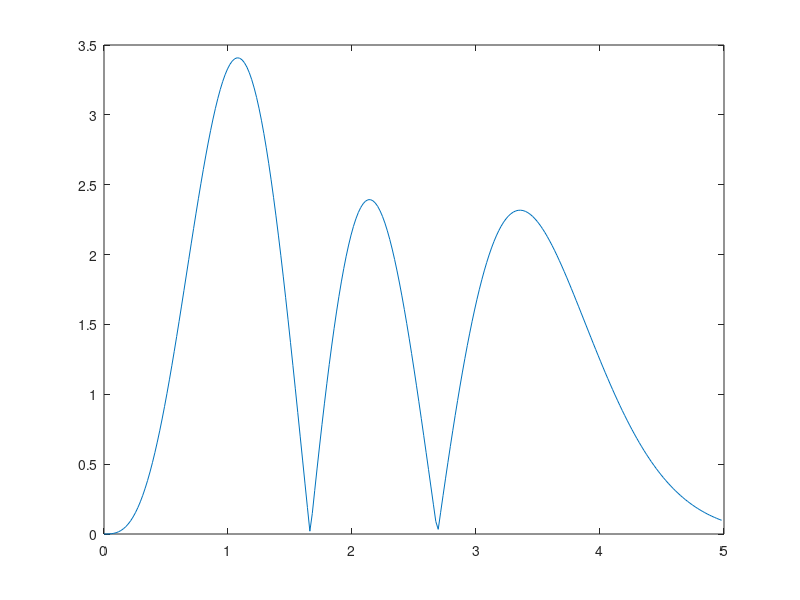
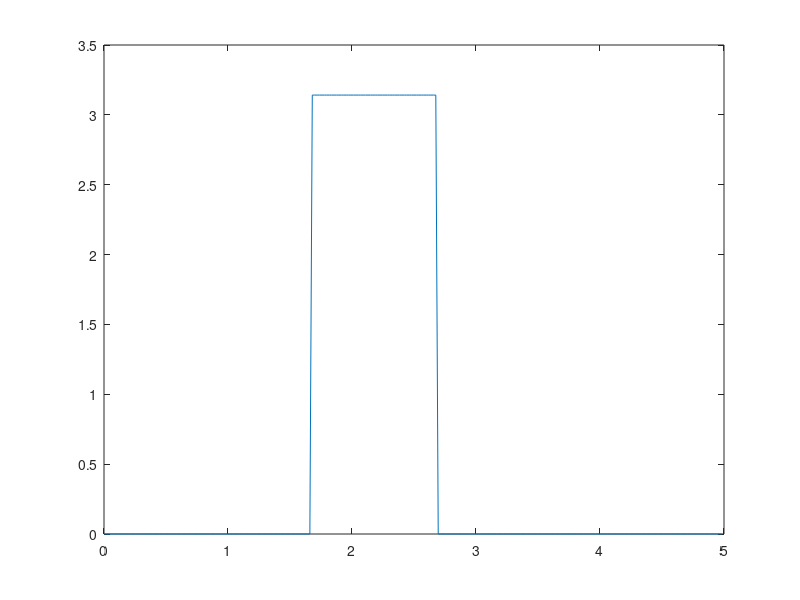
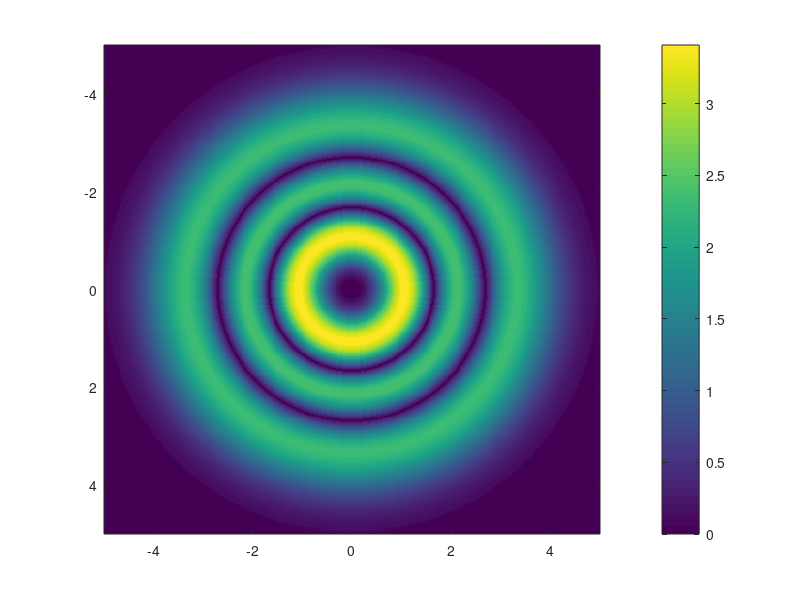
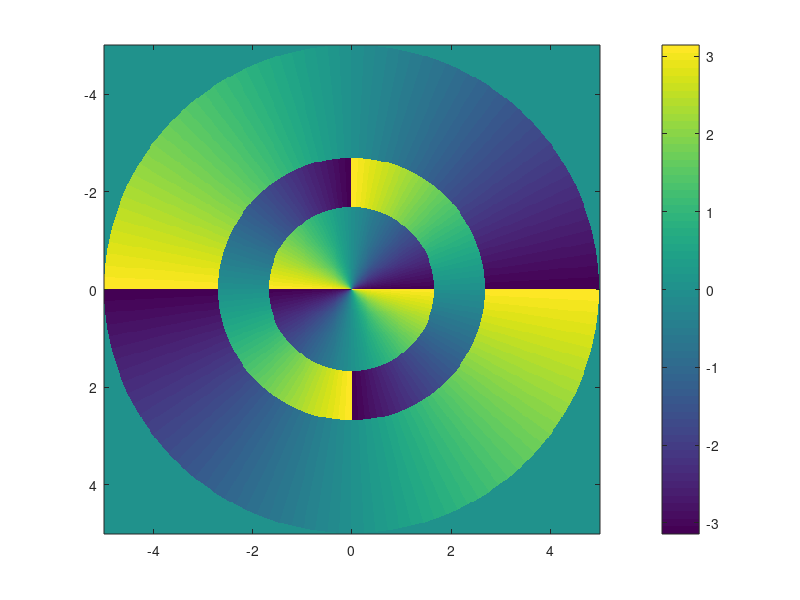

Write MATLAB code to recreate these figures, in order.
clear;
# БПФ
function F = DFT(func, M, hx)
  s = (M - length(func)) / 2;

  func = [zeros(s, 1).', func, zeros(s, 1).'];
  func = [func(1 + M/2:end), func(1:M / 2)];

  F = fft(func) * hx;
  F = [F(1 + M/2:end), F(1:M / 2)];
  F = F(s + 1:M - s);
end
# Обобщенный полином Лагерра
function poly = L(n, p, r)
    poly = zeros(size(r));
    for j = 0:n
        poly += power(-1, j) * nchoosek(n + p, n - j) * r.^ j / factorial(j);
    end
end
# Мода Гаусса-Лагерра
function moda = GL(n, p, r)
  p = abs(p);
  moda = exp(r.^ 2 / -2) .* r.^ p .* L(n, p, r.^ 2);
end

m = 2;
n = 2;
p = -3;

N = 256;
R = 5;
interval = [-R, R];
hx = R / N;
x = 0:hx:(R - hx / 2);

F = GL(n, p, x);

# Графики входной функции
figure(1);
plot(x, abs(F)); # Амплитуда
figure(2);
plot(x, arg(F)); # Фаза

# Восстанавление изображения в двумерный массив
rec_img = zeros(2 * N, 2 * N);

for i = 1:rows(rec_img)
  for j = 1:columns(rec_img)
    alpha = round(sqrt((i - N)^2 + (j - N)^2)) + 1;
    if (alpha <= N)
      rec_img(i, j) = F(alpha).* exp(1i * m * atan2(j - N, i - N));
    endif
  endfor
endfor

figure(3);
imagesc(interval, interval, abs(rec_img)); # Амплитуда
colorbar;
figure(4);
imagesc(interval, interval, arg(rec_img)); # Фаза
colorbar;


# Преобразования Ханкеля
tic();

[X, XI] = meshgrid(x, x);
A = (2 * pi / 1i^ m)  * besselj(m, 2 * pi * X.* XI) .* X;
H = A * F.' * hx;

printf('Time H: %f sec\n', toc());

# График преобразования Ханкеля
figure(5);
plot(x, abs(H)); # Амплитуда
figure(6);
plot(x, arg(H)); # Фаза

# Восстанавливаем изображение для Ханкеля
rec_img_H = zeros(2 * N - 1, 2 * N - 1);

for i = 1:rows(rec_img_H)
  for j = 1:columns(rec_img_H)
    alpha = round(sqrt((i - N)^2 + (j - N)^2)) + 1;
    if (alpha <= N)
      rec_img_H(i, j) = H(alpha).* exp(1i * m * atan2(j - N, i - N));
    endif
  endfor
endfor

figure(7);
imagesc(interval, interval, abs(rec_img_H)); # Амплитуда
colorbar;
figure(8);
imagesc(interval, interval, arg(rec_img_H)); # Фаза
colorbar;


# Двумерное преобразованье Фурье через БПФ
M = 2048;
b = N ^ 2 / (4 * R * M);

tic();
for i = 1:rows(rec_img)
  rec_img(i, :) = DFT(rec_img(i, :), M, hx);
endfor

for j = 1:columns(rec_img)
  rec_img(:, j) = DFT(rec_img(:, j).', M, hx).';
endfor

printf('Time F: %f sec\n', toc());

figure(9);
imagesc(interval, interval, abs(rec_img)); # Амплитуда
colorbar;
figure(10);
imagesc(interval, interval, arg(rec_img)); # Фаза
colorbar;
